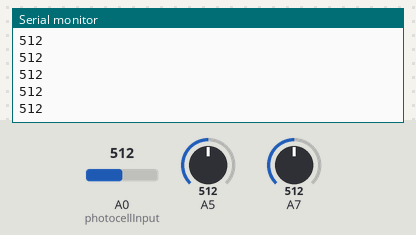
The sketch below on a simulated Arduino Leonardo, built with avr-gcc and run on an emulated ATmega32U4. Shown: the last lines printed to the serial monitor. The test bench sets the inputs (shaded band); at power-on: A0 (photocellInput) = 512, A5 = 512, A7 = 512.

Above: at 1.2 s.
1.3 s: A0 (photocellInput) set to 716
At 1.49 s:
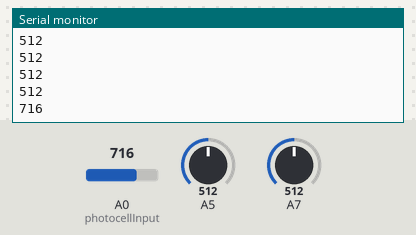
2.8 s: A5 set to 306
At 2.85 s:
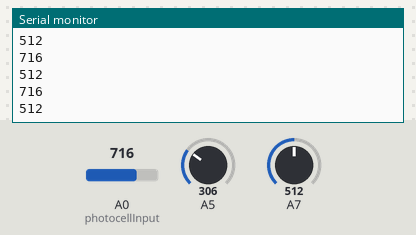
4.3 s: A0 (photocellInput) set to 900
At 4.35 s:
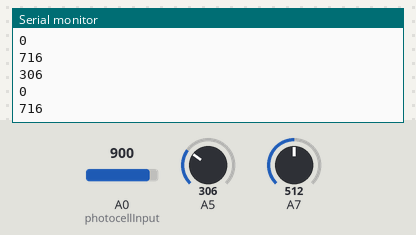
5.8 s: A5 set to 122
At 5.85 s:
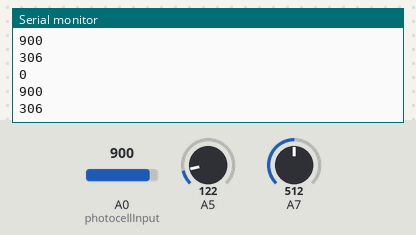
Timing chart, 0 to 8.3 s (numbered marks = the images above; inputs shaded):
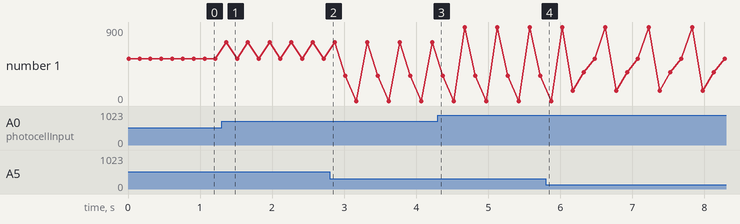

Measured:
- after the input at 1.3 s, the serial monitor: prints a new line after 0.06 s (image 1)
- plotted number 1: 306 → 512 after the input at 5.8 s

The sketch:

Photocell_example.ino
```cpp
int photocellInput = 0;

void setup()  {

    Serial.begin(9600);
      while (!Serial) {
    ; // wait for serial port to connect. Needed for Leonardo only
  }
}


void loop()  {

  photocellInput = analogRead(photocellInput); // Divides input 0-1023 to resemble to 0-255

   Serial.println(photocellInput);
  // The delay can be change to get the desired dimming effect
  delay(150);
}
```
